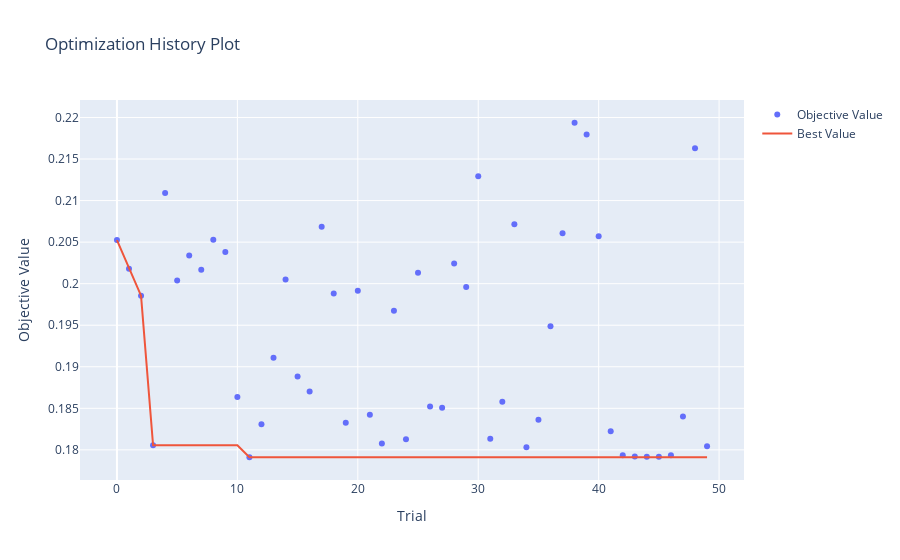
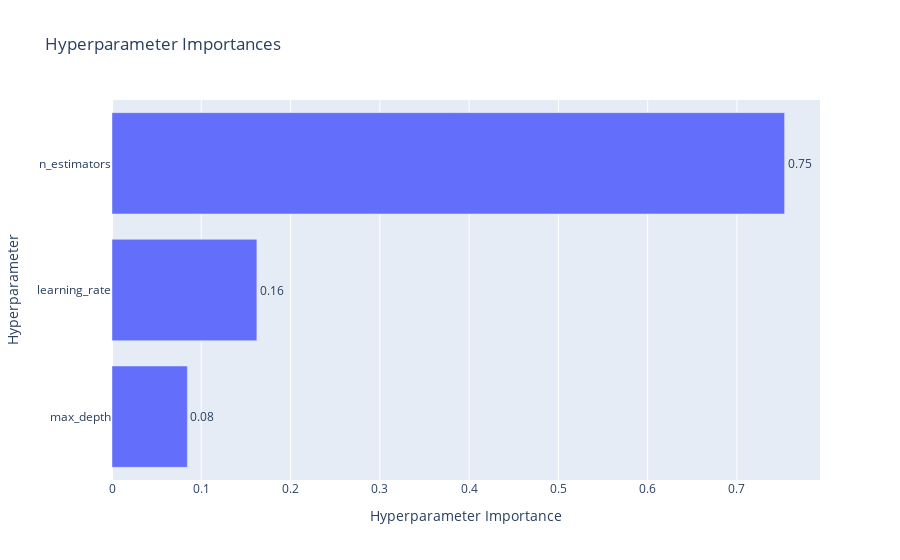
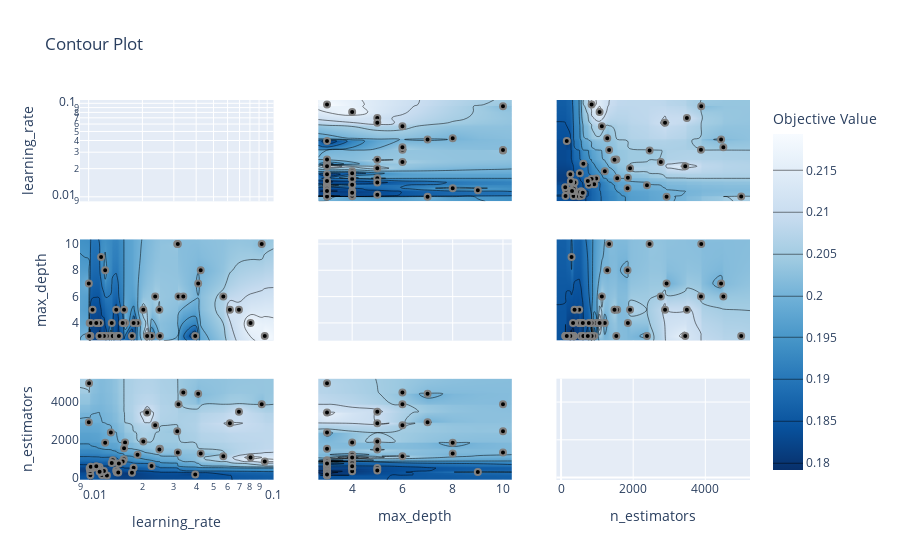
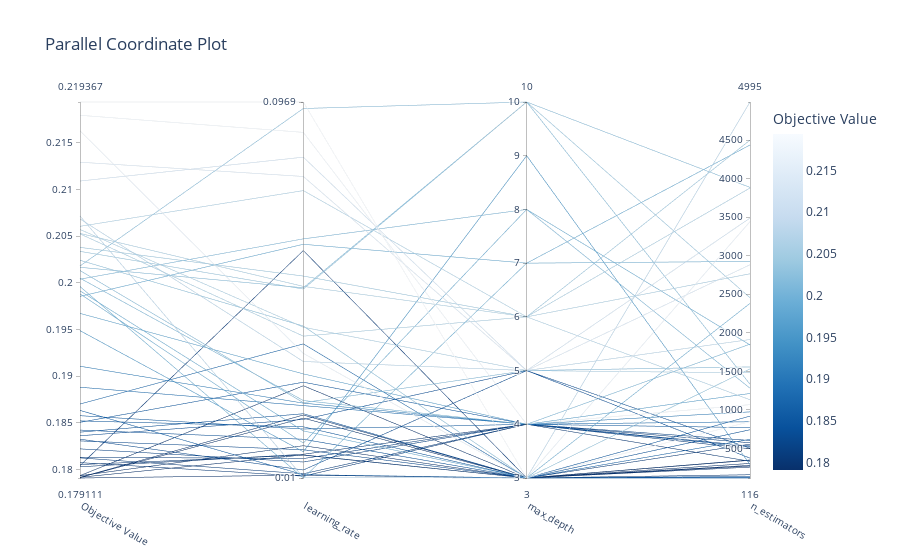

Notebook code cell kept with these figures, in order:
### Code cell
# optuna.visualization.plot_optimization_history(study_xgb).show()
# optuna.visualization.plot_param_importances(study_xgb).show()
# optuna.visualization.plot_contour(study_xgb).show()
# # 绘制平行坐标图
# optuna.visualization.plot_parallel_coordinate(study_xgb, params=['n_estimators', 'learning_rate', 'max_depth']).show()

# optuna.visualization.plot_slice(study_xgb, params=['n_estimators', 'learning_rate', 'max_depth']).show()

### Figure 1 — Plotly figure (JSON) as saved in the notebook; plotly's stock layout.template omitted (floating-point values rounded to 4 significant figures)
{"data": [{"mode": "markers", "name": "Objective Value", "type": "scatter", "x": [0, 1, 2, 3, 4, 5, 6, 7, 8, 9, 10, 11, 12, 13, 14, 15, 16, 17, 18, 19, 20, 21, 22, 23, 24, 25, 26, 27, 28, 29, 30, 31, 32, 33, 34, 35, 36, 37, 38, 39, 40, 41, 42, 43, 44, 45, 46, 47, 48, 49], "y": [0.2053, 0.2018, 0.1986, 0.1806, 0.2109, 0.2004, 0.2034, 0.2017, 0.2053, 0.2038, 0.1863, 0.1791, 0.1831, 0.1911, 0.2005, 0.1888, 0.187, 0.2069, 0.1988, 0.1833, 0.1991, 0.1842, 0.1808, 0.1967, 0.1813, 0.2013, 0.1852, 0.1851, 0.2024, 0.1996, 0.2129, 0.1813, 0.1858, 0.2072, 0.1803, 0.1836, 0.1949, 0.2061, 0.2194, 0.2179, 0.2057, 0.1822, 0.1794, 0.1792, 0.1792, 0.1792, 0.1794, 0.184, 0.2163, 0.1804]}, {"mode": "lines", "name": "Best Value", "type": "scatter", "x": [0, 1, 2, 3, 4, 5, 6, 7, 8, 9, 10, 11, 12, 13, 14, 15, 16, 17, 18, 19, 20, 21, 22, 23, 24, 25, 26, 27, 28, 29, 30, 31, 32, 33, 34, 35, 36, 37, 38, 39, 40, 41, 42, 43, 44, 45, 46, 47, 48, 49], "y": [0.2053, 0.2018, 0.1986, 0.1806, 0.1806, 0.1806, 0.1806, 0.1806, 0.1806, 0.1806, 0.1806, 0.1791, 0.1791, 0.1791, 0.1791, 0.1791, 0.1791, 0.1791, 0.1791, 0.1791, 0.1791, 0.1791, 0.1791, 0.1791, 0.1791, 0.1791, 0.1791, 0.1791, 0.1791, 0.1791, 0.1791, 0.1791, 0.1791, 0.1791, 0.1791, 0.1791, 0.1791, 0.1791, 0.1791, 0.1791, 0.1791, 0.1791, 0.1791, 0.1791, 0.1791, 0.1791, 0.1791, 0.1791, 0.1791, 0.1791]}, {"marker": {"color": "#cccccc"}, "mode": "markers", "name": "Infeasible Trial", "showlegend": false, "type": "scatter", "x": [], "y": []}], "layout": {"title": {"text": "Optimization History Plot"}, "xaxis": {"title": {"text": "Trial"}}, "yaxis": {"title": {"text": "Objective Value"}}}}

### Figure 2 — Plotly figure (JSON) as saved in the notebook; plotly's stock layout.template omitted (floating-point values rounded to 4 significant figures)
{"data": [{"cliponaxis": false, "hovertemplate": ["max_depth (IntDistribution): 0.08442353701594081<extra></extra>", "learning_rate (FloatDistribution): 0.16224415623709804<extra></extra>", "n_estimators (IntDistribution): 0.7533323067469613<extra></extra>"], "name": "Objective Value", "orientation": "h", "text": ["0.08", "0.16", "0.75"], "textposition": "outside", "type": "bar", "x": [0.08442, 0.1622, 0.7533], "y": ["max_depth", "learning_rate", "n_estimators"]}], "layout": {"title": {"text": "Hyperparameter Importances"}, "xaxis": {"title": {"text": "Hyperparameter Importance"}}, "yaxis": {"title": {"text": "Hyperparameter"}}}}

### Figure 3 — Plotly figure (JSON) as saved in the notebook; plotly's stock layout.template omitted (floating-point values rounded to 4 significant figures; data arrays with more than 128 entries replaced by an {"elided": "..."} marker saying what was removed)
{"data": [{"type": "scatter", "xaxis": "x", "yaxis": "y"}, {"colorbar": {"title": {"text": "Objective Value"}}, "colorscale": [[0, "rgb(247,251,255)"], [0.125, "rgb(222,235,247)"], [0.25, "rgb(198,219,239)"], [0.375, "rgb(158,202,225)"], [0.5, "rgb(107,174,214)"], [0.625, "rgb(66,146,198)"], [0.75, "rgb(33,113,181)"], [0.875, "rgb(8,81,156)"], [1, "rgb(8,48,107)"]], "connectgaps": true, "contours": {"coloring": "heatmap"}, "hoverinfo": "none", "line": {"smoothing": 1.3}, "reversescale": true, "showscale": true, "type": "contour", "x": [0.008946, 0.01002, 0.01006, 0.01013, 0.01019, 0.01023, 0.01028, 0.01052, 0.01104, 0.01127, 0.0115, 0.01152, 0.01157, 0.01174, 0.01188, 0.01218, 0.01237, 0.01266, 0.01331, 0.01347, 0.01365, 0.01427, 0.01438, 0.01465, 0.01477, 0.01551, 0.01574, 0.01579, 0.01599, 0.01748, 0.01786, 0.01878, 0.02024, 0.02126, 0.02251, 0.02359, 0.02489, 0.02506, 0.03134, 0.03158, 0.03184, 0.03389, 0.03952, 0.04106, 0.04242, 0.05676, 0.0618, 0.06945, 0.08064, 0.09315, 0.09687, 0.1085], "xaxis": "x4", "y": [2.65, 3, 4, 5, 6, 7, 8, 9, 10, 10.35], "yaxis": "y4", "z": {"elided": "10x52 float values"}}, {"marker": {"color": "black", "line": {"color": "Gray", "width": 2}}, "mode": "markers", "name": "Feasible Trial", "showlegend": false, "type": "scatter", "x": [0.02359, 0.09315, 0.04106, 0.0115, 0.06945, 0.04242, 0.03134, 0.03158, 0.03184, 0.03389, 0.01023, 0.01019, 0.01188, 0.01574, 0.01599, 0.01551, 0.02251, 0.02024, 0.01237, 0.01052, 0.01331, 0.01266, 0.01013, 0.01878, 0.01028, 0.01579, 0.01365, 0.01786, 0.02506, 0.01002, 0.0618, 0.01127, 0.01347, 0.01006, 0.01157, 0.01427, 0.01174, 0.05676, 0.09687, 0.08064, 0.02489, 0.01104, 0.01218, 0.01152, 0.01438, 0.01465, 0.01748, 0.01477, 0.02126, 0.03952], "xaxis": "x4", "y": [6, 10, 7, 3, 5, 8, 10, 10, 6, 6, 3, 3, 3, 4, 4, 4, 3, 5, 8, 5, 3, 3, 4, 4, 4, 5, 3, 4, 3, 7, 5, 4, 4, 3, 4, 5, 9, 6, 3, 4, 5, 4, 3, 3, 3, 3, 3, 3, 3, 3], "yaxis": "y4"}, {"colorbar": {"title": {"text": "Objective Value"}}, "colorscale": [[0, "rgb(247,251,255)"], [0.125, "rgb(222,235,247)"], [0.25, "rgb(198,219,239)"], [0.375, "rgb(158,202,225)"], [0.5, "rgb(107,174,214)"], [0.625, "rgb(66,146,198)"], [0.75, "rgb(33,113,181)"], [0.875, "rgb(8,81,156)"], [1, "rgb(8,48,107)"]], "connectgaps": true, "contours": {"coloring": "heatmap"}, "hoverinfo": "none", "line": {"smoothing": 1.3}, "reversescale": true, "showscale": false, "type": "contour", "x": [0.008946, 0.01002, 0.01006, 0.01013, 0.01019, 0.01023, 0.01028, 0.01052, 0.01104, 0.01127, 0.0115, 0.01152, 0.01157, 0.01174, 0.01188, 0.01218, 0.01237, 0.01266, 0.01331, 0.01347, 0.01365, 0.01427, 0.01438, 0.01465, 0.01477, 0.01551, 0.01574, 0.01579, 0.01599, 0.01748, 0.01786, 0.01878, 0.02024, 0.02126, 0.02251, 0.02359, 0.02489, 0.02506, 0.03134, 0.03158, 0.03184, 0.03389, 0.03952, 0.04106, 0.04242, 0.05676, 0.0618, 0.06945, 0.08064, 0.09315, 0.09687, 0.1085], "xaxis": "x7", "y": [-128.0, 116, 124, 136, 158, 257, 271, 280, 291, 305, 333, 346, 350, 374, 495, 502, 520, 532, 555, 573, 603, 618, 742, 770, 846, 847, 919, 974, 1068, 1131, 1213, 1281, 1333, 1481, 1532, 1557, 1843, 1853, 1913, 2382, 2455, 2766, 2883, 2926, 3443, 3489, 3879, 3887, 4437, 4500, 4995, 5239.0], "yaxis": "y7", "z": {"elided": "52x52 float values"}}, {"marker": {"color": "black", "line": {"color": "Gray", "width": 2}}, "mode": "markers", "name": "Feasible Trial", "showlegend": false, "type": "scatter", "x": [0.02359, 0.09315, 0.04106, 0.0115, 0.06945, 0.04242, 0.03134, 0.03158, 0.03184, 0.03389, 0.01023, 0.01019, 0.01188, 0.01574, 0.01599, 0.01551, 0.02251, 0.02024, 0.01237, 0.01052, 0.01331, 0.01266, 0.01013, 0.01878, 0.01028, 0.01579, 0.01365, 0.01786, 0.02506, 0.01002, 0.0618, 0.01127, 0.01347, 0.01006, 0.01157, 0.01427, 0.01174, 0.05676, 0.09687, 0.08064, 0.02489, 0.01104, 0.01218, 0.01152, 0.01438, 0.01465, 0.01748, 0.01477, 0.02126, 0.03952], "xaxis": "x7", "y": [2766, 3887, 4437, 555, 3489, 1281, 2455, 1333, 3879, 4500, 124, 346, 136, 974, 1853, 846, 618, 1913, 1843, 502, 2382, 116, 495, 1213, 573, 1557, 919, 520, 1532, 2926, 2883, 532, 770, 4995, 333, 374, 291, 1131, 847, 1068, 1481, 603, 350, 305, 280, 271, 257, 742, 3443, 158], "yaxis": "y7"}, {"colorbar": {"title": {"text": "Objective Value"}}, "colorscale": [[0, "rgb(247,251,255)"], [0.125, "rgb(222,235,247)"], [0.25, "rgb(198,219,239)"], [0.375, "rgb(158,202,225)"], [0.5, "rgb(107,174,214)"], [0.625, "rgb(66,146,198)"], [0.75, "rgb(33,113,181)"], [0.875, "rgb(8,81,156)"], [1, "rgb(8,48,107)"]], "connectgaps": true, "contours": {"coloring": "heatmap"}, "hoverinfo": "none", "line": {"smoothing": 1.3}, "reversescale": true, "showscale": false, "type": "contour", "x": [2.65, 3, 4, 5, 6, 7, 8, 9, 10, 10.35], "xaxis": "x2", "y": [0.008946, 0.01002, 0.01006, 0.01013, 0.01019, 0.01023, 0.01028, 0.01052, 0.01104, 0.01127, 0.0115, 0.01152, 0.01157, 0.01174, 0.01188, 0.01218, 0.01237, 0.01266, 0.01331, 0.01347, 0.01365, 0.01427, 0.01438, 0.01465, 0.01477, 0.01551, 0.01574, 0.01579, 0.01599, 0.01748, 0.01786, 0.01878, 0.02024, 0.02126, 0.02251, 0.02359, 0.02489, 0.02506, 0.03134, 0.03158, 0.03184, 0.03389, 0.03952, 0.04106, 0.04242, 0.05676, 0.0618, 0.06945, 0.08064, 0.09315, 0.09687, 0.1085], "yaxis": "y2", "z": {"elided": "52x10 float values"}}, {"marker": {"color": "black", "line": {"color": "Gray", "width": 2}}, "mode": "markers", "name": "Feasible Trial", "showlegend": false, "type": "scatter", "x": [6, 10, 7, 3, 5, 8, 10, 10, 6, 6, 3, 3, 3, 4, 4, 4, 3, 5, 8, 5, 3, 3, 4, 4, 4, 5, 3, 4, 3, 7, 5, 4, 4, 3, 4, 5, 9, 6, 3, 4, 5, 4, 3, 3, 3, 3, 3, 3, 3, 3], "xaxis": "x2", "y": [0.02359, 0.09315, 0.04106, 0.0115, 0.06945, 0.04242, 0.03134, 0.03158, 0.03184, 0.03389, 0.01023, 0.01019, 0.01188, 0.01574, 0.01599, 0.01551, 0.02251, 0.02024, 0.01237, 0.01052, 0.01331, 0.01266, 0.01013, 0.01878, 0.01028, 0.01579, 0.01365, 0.01786, 0.02506, 0.01002, 0.0618, 0.01127, 0.01347, 0.01006, 0.01157, 0.01427, 0.01174, 0.05676, 0.09687, 0.08064, 0.02489, 0.01104, 0.01218, 0.01152, 0.01438, 0.01465, 0.01748, 0.01477, 0.02126, 0.03952], "yaxis": "y2"}, {"type": "scatter", "xaxis": "x5", "yaxis": "y5"}, {"colorbar": {"title": {"text": "Objective Value"}}, "colorscale": [[0, "rgb(247,251,255)"], [0.125, "rgb(222,235,247)"], [0.25, "rgb(198,219,239)"], [0.375, "rgb(158,202,225)"], [0.5, "rgb(107,174,214)"], [0.625, "rgb(66,146,198)"], [0.75, "rgb(33,113,181)"], [0.875, "rgb(8,81,156)"], [1, "rgb(8,48,107)"]], "connectgaps": true, "contours": {"coloring": "heatmap"}, "hoverinfo": "none", "line": {"smoothing": 1.3}, "reversescale": true, "showscale": false, "type": "contour", "x": [2.65, 3, 4, 5, 6, 7, 8, 9, 10, 10.35], "xaxis": "x8", "y": [-128.0, 116, 124, 136, 158, 257, 271, 280, 291, 305, 333, 346, 350, 374, 495, 502, 520, 532, 555, 573, 603, 618, 742, 770, 846, 847, 919, 974, 1068, 1131, 1213, 1281, 1333, 1481, 1532, 1557, 1843, 1853, 1913, 2382, 2455, 2766, 2883, 2926, 3443, 3489, 3879, 3887, 4437, 4500, 4995, 5239.0], "yaxis": "y8", "z": {"elided": "52x10 float values"}}, {"marker": {"color": "black", "line": {"color": "Gray", "width": 2}}, "mode": "markers", "name": "Feasible Trial", "showlegend": false, "type": "scatter", "x": [6, 10, 7, 3, 5, 8, 10, 10, 6, 6, 3, 3, 3, 4, 4, 4, 3, 5, 8, 5, 3, 3, 4, 4, 4, 5, 3, 4, 3, 7, 5, 4, 4, 3, 4, 5, 9, 6, 3, 4, 5, 4, 3, 3, 3, 3, 3, 3, 3, 3], "xaxis": "x8", "y": [2766, 3887, 4437, 555, 3489, 1281, 2455, 1333, 3879, 4500, 124, 346, 136, 974, 1853, 846, 618, 1913, 1843, 502, 2382, 116, 495, 1213, 573, 1557, 919, 520, 1532, 2926, 2883, 532, 770, 4995, 333, 374, 291, 1131, 847, 1068, 1481, 603, 350, 305, 280, 271, 257, 742, 3443, 158], "yaxis": "y8"}, {"colorbar": {"title": {"text": "Objective Value"}}, "colorscale": [[0, "rgb(247,251,255)"], [0.125, "rgb(222,235,247)"], [0.25, "rgb(198,219,239)"], [0.375, "rgb(158,202,225)"], [0.5, "rgb(107,174,214)"], [0.625, "rgb(66,146,198)"], [0.75, "rgb(33,113,181)"], [0.875, "rgb(8,81,156)"], [1, "rgb(8,48,107)"]], "connectgaps": true, "contours": {"coloring": "heatmap"}, "hoverinfo": "none", "line": {"smoothing": 1.3}, "reversescale": true, "showscale": false, "type": "contour", "x": [-128.0, 116, 124, 136, 158, 257, 271, 280, 291, 305, 333, 346, 350, 374, 495, 502, 520, 532, 555, 573, 603, 618, 742, 770, 846, 847, 919, 974, 1068, 1131, 1213, 1281, 1333, 1481, 1532, 1557, 1843, 1853, 1913, 2382, 2455, 2766, 2883, 2926, 3443, 3489, 3879, 3887, 4437, 4500, 4995, 5239.0], "xaxis": "x3", "y": [0.008946, 0.01002, 0.01006, 0.01013, 0.01019, 0.01023, 0.01028, 0.01052, 0.01104, 0.01127, 0.0115, 0.01152, 0.01157, 0.01174, 0.01188, 0.01218, 0.01237, 0.01266, 0.01331, 0.01347, 0.01365, 0.01427, 0.01438, 0.01465, 0.01477, 0.01551, 0.01574, 0.01579, 0.01599, 0.01748, 0.01786, 0.01878, 0.02024, 0.02126, 0.02251, 0.02359, 0.02489, 0.02506, 0.03134, 0.03158, 0.03184, 0.03389, 0.03952, 0.04106, 0.04242, 0.05676, 0.0618, 0.06945, 0.08064, 0.09315, 0.09687, 0.1085], "yaxis": "y3", "z": {"elided": "52x52 float values"}}, {"marker": {"color": "black", "line": {"color": "Gray", "width": 2}}, "mode": "markers", "name": "Feasible Trial", "showlegend": false, "type": "scatter", "x": [2766, 3887, 4437, 555, 3489, 1281, 2455, 1333, 3879, 4500, 124, 346, 136, 974, 1853, 846, 618, 1913, 1843, 502, 2382, 116, 495, 1213, 573, 1557, 919, 520, 1532, 2926, 2883, 532, 770, 4995, 333, 374, 291, 1131, 847, 1068, 1481, 603, 350, 305, 280, 271, 257, 742, 3443, 158], "xaxis": "x3", "y": [0.02359, 0.09315, 0.04106, 0.0115, 0.06945, 0.04242, 0.03134, 0.03158, 0.03184, 0.03389, 0.01023, 0.01019, 0.01188, 0.01574, 0.01599, 0.01551, 0.02251, 0.02024, 0.01237, 0.01052, 0.01331, 0.01266, 0.01013, 0.01878, 0.01028, 0.01579, 0.01365, 0.01786, 0.02506, 0.01002, 0.0618, 0.01127, 0.01347, 0.01006, 0.01157, 0.01427, 0.01174, 0.05676, 0.09687, 0.08064, 0.02489, 0.01104, 0.01218, 0.01152, 0.01438, 0.01465, 0.01748, 0.01477, 0.02126, 0.03952], "yaxis": "y3"}, {"colorbar": {"title": {"text": "Objective Value"}}, "colorscale": [[0, "rgb(247,251,255)"], [0.125, "rgb(222,235,247)"], [0.25, "rgb(198,219,239)"], [0.375, "rgb(158,202,225)"], [0.5, "rgb(107,174,214)"], [0.625, "rgb(66,146,198)"], [0.75, "rgb(33,113,181)"], [0.875, "rgb(8,81,156)"], [1, "rgb(8,48,107)"]], "connectgaps": true, "contours": {"coloring": "heatmap"}, "hoverinfo": "none", "line": {"smoothing": 1.3}, "reversescale": true, "showscale": false, "type": "contour", "x": [-128.0, 116, 124, 136, 158, 257, 271, 280, 291, 305, 333, 346, 350, 374, 495, 502, 520, 532, 555, 573, 603, 618, 742, 770, 846, 847, 919, 974, 1068, 1131, 1213, 1281, 1333, 1481, 1532, 1557, 1843, 1853, 1913, 2382, 2455, 2766, 2883, 2926, 3443, 3489, 3879, 3887, 4437, 4500, 4995, 5239.0], "xaxis": "x6", "y": [2.65, 3, 4, 5, 6, 7, 8, 9, 10, 10.35], "yaxis": "y6", "z": {"elided": "10x52 float values"}}, {"marker": {"color": "black", "line": {"color": "Gray", "width": 2}}, "mode": "markers", "name": "Feasible Trial", "showlegend": false, "type": "scatter", "x": [2766, 3887, 4437, 555, 3489, 1281, 2455, 1333, 3879, 4500, 124, 346, 136, 974, 1853, 846, 618, 1913, 1843, 502, 2382, 116, 495, 1213, 573, 1557, 919, 520, 1532, 2926, 2883, 532, 770, 4995, 333, 374, 291, 1131, 847, 1068, 1481, 603, 350, 305, 280, 271, 257, 742, 3443, 158], "xaxis": "x6", "y": [6, 10, 7, 3, 5, 8, 10, 10, 6, 6, 3, 3, 3, 4, 4, 4, 3, 5, 8, 5, 3, 3, 4, 4, 4, 5, 3, 4, 3, 7, 5, 4, 4, 3, 4, 5, 9, 6, 3, 4, 5, 4, 3, 3, 3, 3, 3, 3, 3, 3], "yaxis": "y6"}, {"type": "scatter", "xaxis": "x9", "yaxis": "y9"}], "layout": {"title": {"text": "Contour Plot"}, "xaxis": {"anchor": "y", "domain": [0, 0.2889], "matches": "x7", "range": [-2.048, -0.9645], "showticklabels": false, "type": "log"}, "xaxis2": {"anchor": "y2", "domain": [0.3556, 0.6444], "matches": "x8", "range": [2.65, 10.35], "showticklabels": false}, "xaxis3": {"anchor": "y3", "domain": [0.7111, 1], "matches": "x9", "range": [-128.0, 5239.0], "showticklabels": false}, "xaxis4": {"anchor": "y4", "domain": [0, 0.2889], "matches": "x7", "range": [-2.048, -0.9645], "showticklabels": false, "type": "log"}, "xaxis5": {"anchor": "y5", "domain": [0.3556, 0.6444], "matches": "x8", "range": [2.65, 10.35], "showticklabels": false}, "xaxis6": {"anchor": "y6", "domain": [0.7111, 1], "matches": "x9", "range": [-128.0, 5239.0], "showticklabels": false}, "xaxis7": {"anchor": "y7", "domain": [0, 0.2889], "range": [-2.048, -0.9645], "title": {"text": "learning_rate"}, "type": "log"}, "xaxis8": {"anchor": "y8", "domain": [0.3556, 0.6444], "range": [2.65, 10.35], "title": {"text": "max_depth"}}, "xaxis9": {"anchor": "y9", "domain": [0.7111, 1], "range": [-128.0, 5239.0], "title": {"text": "n_estimators"}}, "yaxis": {"anchor": "x", "domain": [0.7333, 1], "range": [-2.048, -0.9645], "title": {"text": "learning_rate"}, "type": "log"}, "yaxis2": {"anchor": "x2", "domain": [0.7333, 1], "matches": "y", "range": [-2.048, -0.9645], "showticklabels": false, "type": "log"}, "yaxis3": {"anchor": "x3", "domain": [0.7333, 1], "matches": "y", "range": [-2.048, -0.9645], "showticklabels": false, "type": "log"}, "yaxis4": {"anchor": "x4", "domain": [0.3667, 0.6333], "range": [2.65, 10.35], "title": {"text": "max_depth"}}, "yaxis5": {"anchor": "x5", "domain": [0.3667, 0.6333], "matches": "y4", "range": [2.65, 10.35], "showticklabels": false}, "yaxis6": {"anchor": "x6", "domain": [0.3667, 0.6333], "matches": "y4", "range": [2.65, 10.35], "showticklabels": false}, "yaxis7": {"anchor": "x7", "domain": [0, 0.2667], "range": [-128.0, 5239.0], "title": {"text": "n_estimators"}}, "yaxis8": {"anchor": "x8", "domain": [0, 0.2667], "matches": "y7", "range": [-128.0, 5239.0], "showticklabels": false}, "yaxis9": {"anchor": "x9", "domain": [0, 0.2667], "matches": "y7", "range": [-128.0, 5239.0], "showticklabels": false}}}

### Figure 4 — Plotly figure (JSON) as saved in the notebook; plotly's stock layout.template omitted (floating-point values rounded to 4 significant figures)
{"data": [{"dimensions": [{"label": "Objective Value", "range": [0.1791, 0.2194], "values": [0.2053, 0.2018, 0.1986, 0.1806, 0.2109, 0.2004, 0.2034, 0.2017, 0.2053, 0.2038, 0.1863, 0.1791, 0.1831, 0.1911, 0.2005, 0.1888, 0.187, 0.2069, 0.1988, 0.1833, 0.1991, 0.1842, 0.1808, 0.1967, 0.1813, 0.2013, 0.1852, 0.1851, 0.2024, 0.1996, 0.2129, 0.1813, 0.1858, 0.2072, 0.1803, 0.1836, 0.1949, 0.2061, 0.2194, 0.2179, 0.2057, 0.1822, 0.1794, 0.1792, 0.1792, 0.1792, 0.1794, 0.184, 0.2163, 0.1804]}, {"label": "learning_rate", "range": [-1.999, -1.014], "ticktext": ["0.01", "0.0969"], "tickvals": [-1.999, -1.014], "values": [-1.627, -1.031, -1.387, -1.939, -1.158, -1.372, -1.504, -1.501, -1.497, -1.47, -1.99, -1.992, -1.925, -1.803, -1.796, -1.809, -1.648, -1.694, -1.907, -1.978, -1.876, -1.898, -1.994, -1.726, -1.988, -1.802, -1.865, -1.748, -1.601, -1.999, -1.209, -1.948, -1.871, -1.998, -1.937, -1.846, -1.93, -1.246, -1.014, -1.093, -1.604, -1.957, -1.914, -1.939, -1.842, -1.834, -1.757, -1.831, -1.672, -1.403]}, {"label": "max_depth", "range": [3, 10], "values": [6, 10, 7, 3, 5, 8, 10, 10, 6, 6, 3, 3, 3, 4, 4, 4, 3, 5, 8, 5, 3, 3, 4, 4, 4, 5, 3, 4, 3, 7, 5, 4, 4, 3, 4, 5, 9, 6, 3, 4, 5, 4, 3, 3, 3, 3, 3, 3, 3, 3]}, {"label": "n_estimators", "range": [116, 4995], "values": [2766, 3887, 4437, 555, 3489, 1281, 2455, 1333, 3879, 4500, 124, 346, 136, 974, 1853, 846, 618, 1913, 1843, 502, 2382, 116, 495, 1213, 573, 1557, 919, 520, 1532, 2926, 2883, 532, 770, 4995, 333, 374, 291, 1131, 847, 1068, 1481, 603, 350, 305, 280, 271, 257, 742, 3443, 158]}], "labelangle": 30, "labelside": "bottom", "line": {"color": [0.2053, 0.2018, 0.1986, 0.1806, 0.2109, 0.2004, 0.2034, 0.2017, 0.2053, 0.2038, 0.1863, 0.1791, 0.1831, 0.1911, 0.2005, 0.1888, 0.187, 0.2069, 0.1988, 0.1833, 0.1991, 0.1842, 0.1808, 0.1967, 0.1813, 0.2013, 0.1852, 0.1851, 0.2024, 0.1996, 0.2129, 0.1813, 0.1858, 0.2072, 0.1803, 0.1836, 0.1949, 0.2061, 0.2194, 0.2179, 0.2057, 0.1822, 0.1794, 0.1792, 0.1792, 0.1792, 0.1794, 0.184, 0.2163, 0.1804], "colorbar": {"title": {"text": "Objective Value"}}, "colorscale": [[0, "rgb(247,251,255)"], [0.125, "rgb(222,235,247)"], [0.25, "rgb(198,219,239)"], [0.375, "rgb(158,202,225)"], [0.5, "rgb(107,174,214)"], [0.625, "rgb(66,146,198)"], [0.75, "rgb(33,113,181)"], [0.875, "rgb(8,81,156)"], [1, "rgb(8,48,107)"]], "reversescale": true, "showscale": true}, "type": "parcoords"}], "layout": {"title": {"text": "Parallel Coordinate Plot"}}}
